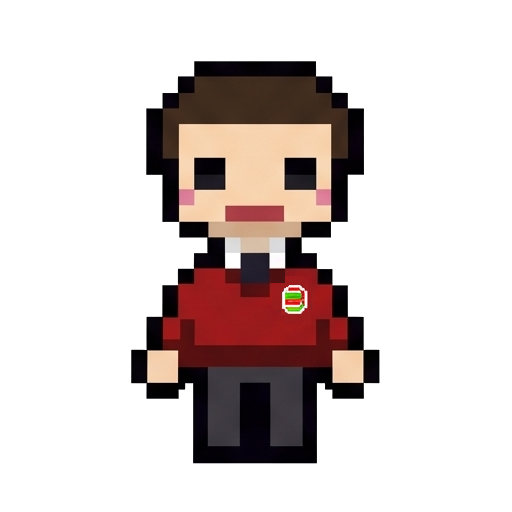
#> input picture assets/mateo_laboratorio.png, 512 x 512 px, given in place of mateo_laboratorio.jpeg, which was not available
$ python generate_secondary_characters.py
#> lines starting #> are read from the running program, lines starting #| are printed output that depends on the picture
#!/usr/bin/env python3
"""
tools/generate_secondary_characters.py
Convierte a todos los personajes secundarios (alumnos del CEMSaD 22 y maestro redimido)
a la plantilla estándar en assets/plantillas/poses_pixel.png (pose frontal central idle).

Personajes procesados:
1. mateo_laboratorio (Recortado de assets/mateo_laboratorio.jpeg, pose frontal central con fondo transparente)
2. alejandro_cancha (Recortado de assets/alejandro cancha plantilla.jpeg, pose frontal central con fondo transparente)
3. maria_cafeteria (Adaptada a la pose frontal central de la plantilla con su peinado y uniforme de cafetería)
4. valeria_plaza (Adaptada a la pose frontal central de la plantilla con su peinado y uniforme de plaza cívica)
5. fernanda_biblioteca (Adaptada a la pose frontal central de la plantilla con sus lentes y diadema)
6. diego_computo (Adaptado a la pose frontal central de la plantilla con sus audífonos)
7. sofia_direccion (Adaptada a la pose frontal central de la plantilla con su uniforme formal)
8. maestro_desinteres_redeemed (Adaptado a la pose frontal central con su traje formal docente)

Formato de exportación:
- 512x512 píxeles RGBA con fondo transparente.
- Centrado horizontalmente (x = 256).
- Pies apoyados en la base (y = 464), alineados exactamente con Masculino/idle.png y Femenino/idle.png.
- Organizados por subcarpetas en assets/characters/<nombre>/idle.png
- Copiados en assets/<nombre>.png y assets/sprites/students/<nombre>.png para compatibilidad total con el motor.
"""

import os
import shutil
from collections import deque
from PIL import Image
import numpy as np

BASE_DIR = os.path.dirname(os.path.dirname(os.path.abspath(__file__)))
ASSETS_DIR = os.path.join(BASE_DIR, "assets")
CHARACTERS_DIR = os.path.join(ASSETS_DIR, "characters")
SPRITES_STUDENTS_DIR = os.path.join(ASSETS_DIR, "sprites", "students")
SPRITES_DIR = os.path.join(ASSETS_DIR, "sprites")


def extract_tight_clean_from_sheet(img_path, crop_box=(880, 880, 1160, 1310), bg_threshold=225):
    """
    Recorta la pose central de un sprite sheet JPEG de alta resolución,
    eliminando el fondo blanco mediante flood-fill desde los bordes para
    conservar batas, camisas u ojos blancos dentro del personaje.
    """
    im = Image.open(img_path).convert("RGB")
    sub = im.crop(crop_box)
    w, h = sub.size
    arr = np.array(sub)

    is_white = np.all(arr >= bg_threshold, axis=-1)
    visited = np.zeros((h, w), dtype=bool)
    q = deque()

    for x in range(w):
        if is_white[0, x]:
            visited[0, x] = True
            q.append((0, x))
        if is_white[h - 1, x]:
            visited[h - 1, x] = True
            q.append((h - 1, x))
    for y in range(h):
        if is_white[y, 0]:
            visited[y, 0] = True
            q.append((y, 0))
        if is_white[y, w - 1]:
            visited[y, w - 1] = True
            q.append((y, w - 1))

    while q:
        cy, cx = q.popleft()
        for dy, dx in [(-1, 0), (1, 0), (0, -1), (0, 1)]:
            ny, nx = cy + dy, cx + dx
            if 0 <= ny < h and 0 <= nx < w and not visited[ny, nx] and is_white[ny, nx]:
                visited[ny, nx] = True
                q.append((ny, nx))

    alpha = np.where(visited, 0, 255).astype(np.uint8)

    # Limpieza anti-halo para píxeles de transición en bordes
    for y in range(h):
        for x in range(w):
            if not visited[y, x]:
                is_adj = any(
                    visited[y + dy, x + dx]
                    for dy, dx in [(-1, 0), (1, 0), (0, -1), (0, 1)]
                    if 0 <= y + dy < h and 0 <= x + dx < w
                )
                if is_adj:
                    val = float(np.mean(arr[y, x]))
                    if val > 235:
                        alpha[y, x] = 0
                    elif val > 200:
                        alpha[y, x] = int(255 * (235 - val) / 35.0)

    out_arr = np.zeros((h, w, 4), dtype=np.uint8)
    out_arr[:, :, :3] = arr
    out_arr[:, :, 3] = alpha

    res = Image.fromarray(out_arr)
    bbox = res.getbbox()
    return res.crop(bbox)


def place_on_standard_canvas(tight_img, target_base_y=464):
    """
    Coloca el sprite recortado sobre un lienzo RGBA de 512x512 píxeles,
    centrado horizontalmente en x=256 y apoyando los pies en target_base_y=464.
    """
    canvas = Image.new("RGBA", (512, 512), (0, 0, 0, 0))
    tw, th = tight_img.size
    ox = (512 - tw) // 2
    oy = target_base_y - th
    canvas.paste(tight_img, (ox, oy), tight_img)
    return canvas


def generate_mateo():
    """Mateo — Laboratorio Edificio D (Ciencia y Respeto)."""
    existing_idle = os.path.join(CHARACTERS_DIR, "mateo_laboratorio", "idle.png")
    if os.path.exists(existing_idle):
        return Image.open(existing_idle).convert("RGBA")
    src = os.path.join(ASSETS_DIR, "mateo_laboratorio.jpeg")
    if not os.path.exists(src):
        src = os.path.join(BASE_DIR, ".trash", "assets", "mateo_laboratorio.jpeg")
    tight = extract_tight_clean_from_sheet(src)
    return place_on_standard_canvas(tight)


def generate_alejandro():
    """Alejandro — Cancha de Usos Múltiples (Deporte y Valores)."""
    existing_idle = os.path.join(CHARACTERS_DIR, "alejandro_cancha", "idle.png")
    if os.path.exists(existing_idle):
        return Image.open(existing_idle).convert("RGBA")
    src = os.path.join(ASSETS_DIR, "alejandro cancha plantilla.jpeg")
    if not os.path.exists(src):
        src = os.path.join(BASE_DIR, ".trash", "assets", "alejandro cancha plantilla.jpeg")
    tight = extract_tight_clean_from_sheet(src)
    return place_on_standard_canvas(tight)


# [383 lines left out: functions generate_maria, generate_valeria, generate_fernanda, generate_diego, generate_sofia, generate_maestro_redeemed, not called in this run]


CHARACTER_GENERATORS = {
    "mateo_laboratorio": generate_mateo,
    "alejandro_cancha": generate_alejandro,
    "maria_cafeteria": generate_maria,
    "valeria_plaza": generate_valeria,
    "fernanda_biblioteca": generate_fernanda,
    "diego_computo": generate_diego,
    "sofia_direccion": generate_sofia,
    "maestro_desinteres_redeemed": generate_maestro_redeemed,
}


# [57 lines left out: functions generate_corrupted_maestro, export_portraits, not called in this run]


def main():
    print("=== PROCESANDO PERSONAJES SECUNDARIOS CON LA PLANTILLA ESTÁNDAR ===")

    for char_id, gen_fn in CHARACTER_GENERATORS.items():
        print(f"\n-> Generando personaje: {char_id}")
        img = gen_fn()

        # Validación estricta de salida
        assert img.size == (512, 512), f"Error de tamaño en {char_id}: {img.size}"
        assert img.mode == "RGBA", f"Error de modo en {char_id}: {img.mode}"
        bbox = img.getbbox()
        assert bbox is not None, f"Error: {char_id} está vacío"
        assert bbox[3] == 464, f"Error: los pies de {char_id} deben apoyarse en y=464 (obtenido: {bbox[3]})"
        center_x = (bbox[0] + bbox[2]) / 2.0
        assert abs(center_x - 256.0) <= 2.0, f"Error: {char_id} no está centrado en x=256 (obtenido: {center_x})"

        print(f"   [OK] Validado: size={img.size}, bbox={bbox}, center_x={center_x:.1f}, feet_y={bbox[3]}")

        # 1. Guardar en subcarpeta dedicada: assets/characters/<nombre>/idle.png
        char_dir = os.path.join(CHARACTERS_DIR, char_id)
        os.makedirs(char_dir, exist_ok=True)
        idle_path = os.path.join(char_dir, "idle.png")
        img.save(idle_path, format="PNG")
        print(f"   [SAVED] {idle_path}")

        # 2. Guardar en raíz de assets/<nombre>.png para compatibilidad directa
        root_path = os.path.join(ASSETS_DIR, f"{char_id}.png")
        img.save(root_path, format="PNG")
        print(f"   [SAVED] {root_path}")

        # 3. Guardar en assets/sprites/students/<nombre>.png
        os.makedirs(SPRITES_STUDENTS_DIR, exist_ok=True)
        student_path = os.path.join(SPRITES_STUDENTS_DIR, f"{char_id}.png")
        img.save(student_path, format="PNG")
        print(f"   [SAVED] {student_path}")

        # 4. Guardar en assets/sprites/<nombre>.png
        sprites_root_path = os.path.join(SPRITES_DIR, f"{char_id}.png")
        img.save(sprites_root_path, format="PNG")
        print(f"   [SAVED] {sprites_root_path}")
#> this loop made 2 passes
#> (bbox, center_x) on pass 1: ((116, 34, 396, 464), 256)
#|    [OK] Validado: size=(512, 512), bbox=(116, 34, 396, 464), center_x=256.0, feet_y=464
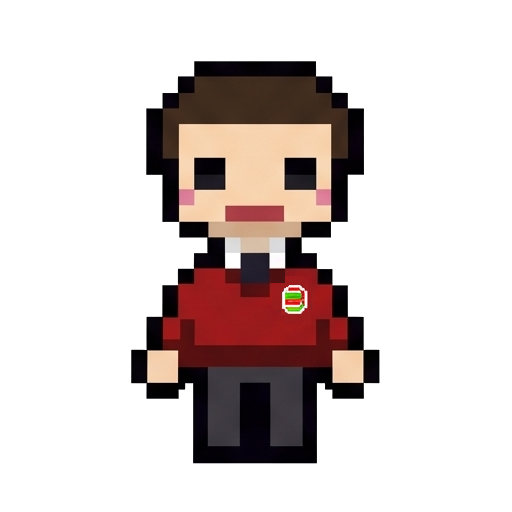
#> input picture assets/mateo_laboratorio.png, 512 x 512 px, given in place of mateo_laboratorio.jpeg, which was not available
#> pass 1, in extract_tight_clean_from_sheet, `im = Image.open(img_path).convert("RGB")`:
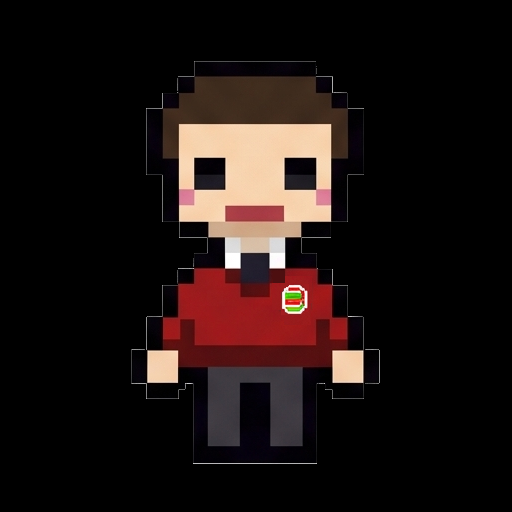
#> im: PIL image 512x512 RGB; mean R, G, B 28.2, 18.6, 16.8
#> after the loop:
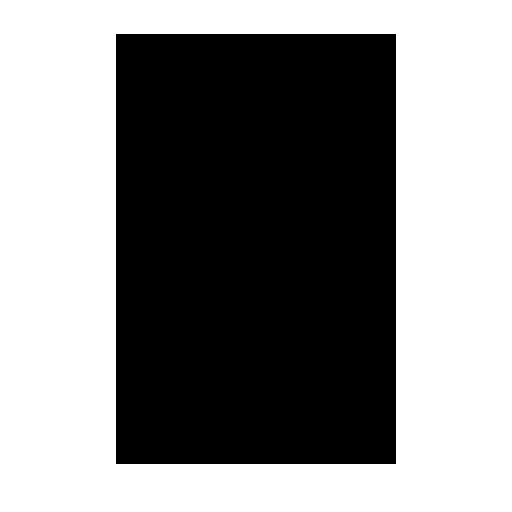
#> img: PIL image 512x512 RGBA; mean R, G, B, A 0, 0, 0, 117.1; transparent parts drawn white

    # Generar también maestro_desinteres corrupto
    print("\n-> Generando Maestro Desinterés (Corrupto por Apatía)")
    corrupt_maestro = generate_corrupted_maestro()
    maestro_dir = os.path.join(CHARACTERS_DIR, "maestro_desinteres")
    os.makedirs(maestro_dir, exist_ok=True)
    corrupt_maestro.save(os.path.join(maestro_dir, "idle.png"), format="PNG")
    corrupt_maestro.save(os.path.join(ASSETS_DIR, "maestro_desinteres.png"), format="PNG")
    corrupt_maestro.save(os.path.join(ASSETS_DIR, "sprites", "bosses", "maestro_desinteres.png"), format="PNG")

    print("\n=== GENERANDO RETRATOS ENRIQUECIDOS (assets/portraits/) ===")
    export_portraits()

    print("\nTodos los personajes y retratos fueron generados y organizados exitosamente.")


if __name__ == "__main__":
#> (the run stopped early here; a loop or call above may not have finished)

$ run again, with assets/coordinador.png copied over assets/mateo_laboratorio.png
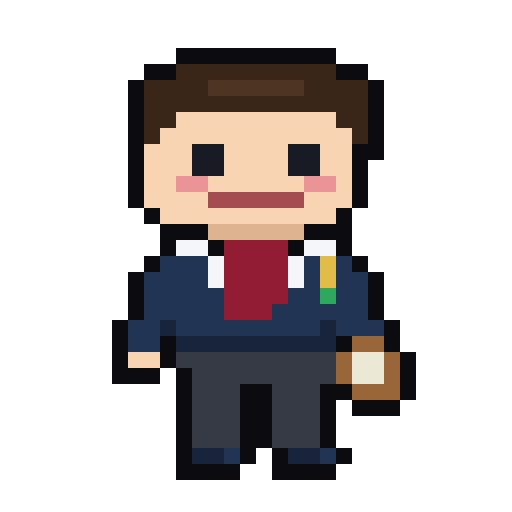
#> input picture assets/coordinador.png, 512 x 512 px, given in place of mateo_laboratorio.jpeg, which was not available
#> the loop in main, `for char_id, gen_fn in CHARACTER_GENERATORS.items():` made 2 passes
#> (bbox, center_x) on pass 1: ((116, 34, 396, 464), 256)
#> (printed output is left out)
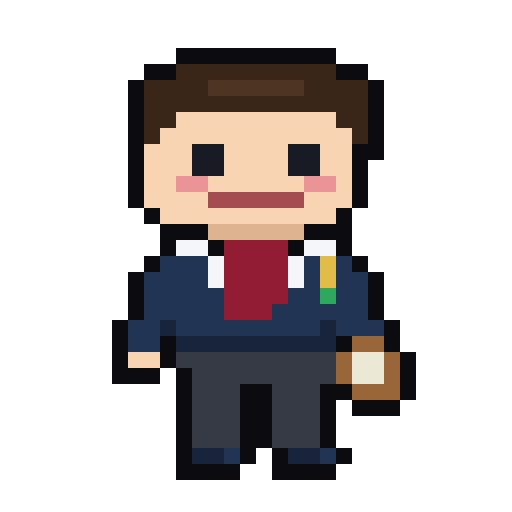
#> input picture assets/mateo_laboratorio.png, 512 x 512 px, given in place of mateo_laboratorio.jpeg, which was not available
#> pass 1, in extract_tight_clean_from_sheet, `im = Image.open(img_path).convert("RGB")`:
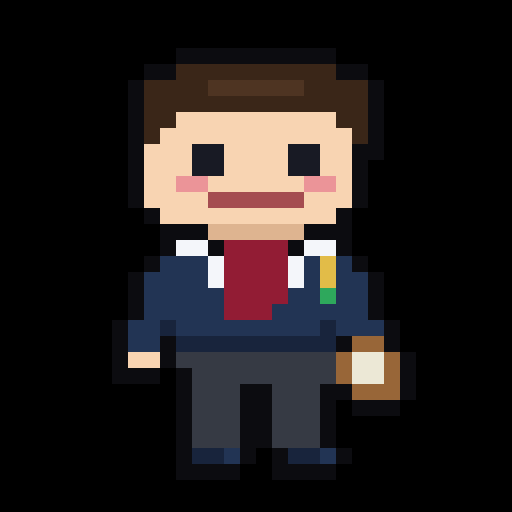
#> im: PIL image 512x512 RGB; mean R, G, B 35.5, 29.7, 29.2
